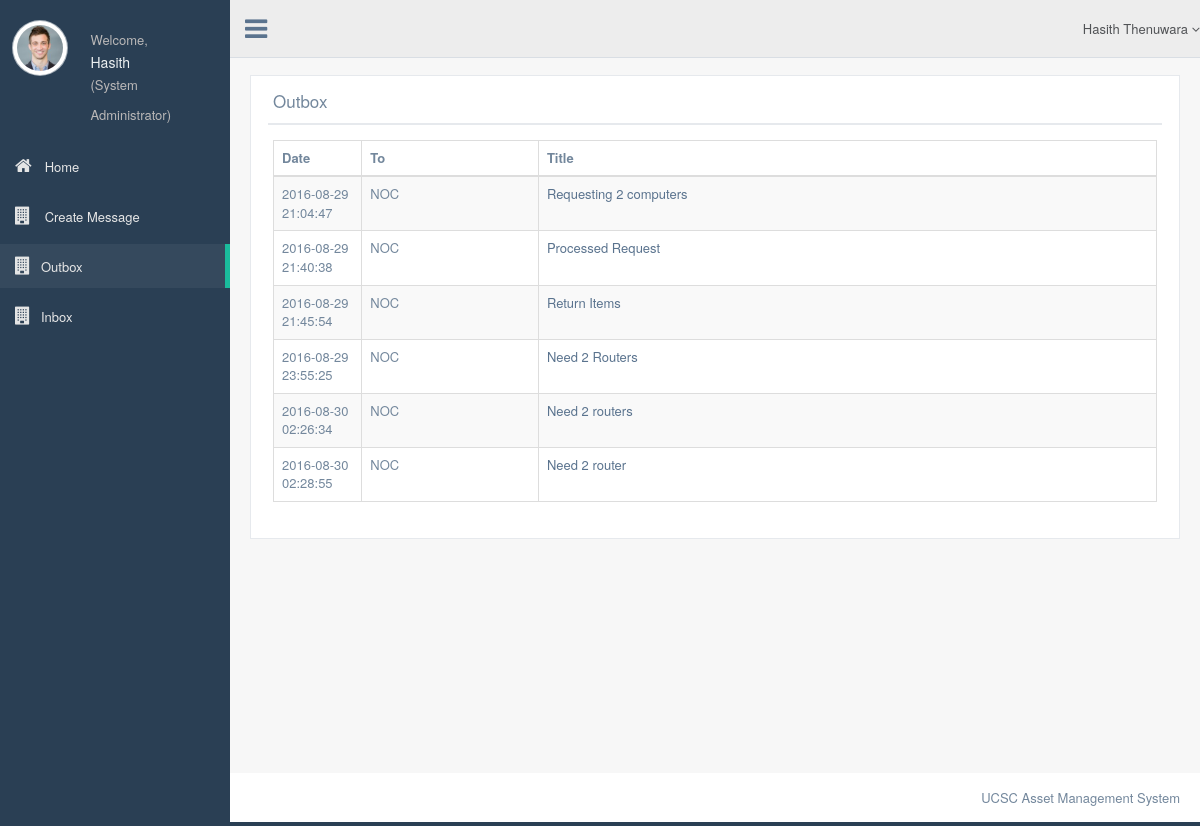
Page /outbox.php (signed in) on the committed database.
### tables this page shows
CREATE TABLE `message` (
  `Message_id` int(11) NOT NULL,
  `From_Division` varchar(4) NOT NULL,
  `To_Division` varchar(4) NOT NULL,
  `Title` varchar(100) NOT NULL,
  `Message` text NOT NULL,
  `Date_Time` datetime NOT NULL DEFAULT CURRENT_TIMESTAMP,
  `Message_read` tinyint(4) DEFAULT '0'
);

### server_access.php (called while the page is built, shortened)
<?php
class dbConnect
{
    private static $instance = NULL;
    private function __construct(){
        $this->dbh=new mysqli(DB_HOST, DB_USER, DB_PASSWORD, DB_DATABASE);
        return $this->dbh;
    }
    public static function connect(){
        if (self::$instance == NULL){
            self::$instance = new dbConnect();
        }
        return self::$instance;
    }
}

### function.php (called while the page is built, shortened)
<?php
include "server_access.php";
class FAssetClerk{
    private $db = NULL;
    function __construct(){
        $this->db = dbConnect::connect();
    }
   function retrieve_user_level_name($user_level){
       $level_array = array('asset_clerk' => "Asset Clerk", 'dp_registrar'=>'Deputy Registrar', 'div_asset_clerk' => "Divisional Asset Clerk", "bursar" => "Bursar", "system_admin" => "System Administrator", "temp_user" => "Temporary User");
       $level = $level_array[$user_level];
       return $level;
   }
   function get_outbox($div){
       $que = "SELECT * FROM message WHERE From_Division='$div'";
       $res= $this->db->dbh->query($que);
       return $res;
   }
}

### outbox.php (the view, shortened to what this page needs)
<?php
include "./function.php";
$log = new FAssetClerk();
$user_details = $_SESSION['user_details']; $level = $log->retrieve_user_level_name($user_details['user_level']);
$first_name = $user_details['first_name'];
$last_name = $user_details['last_name'];
$division = $user_details['division'];
$messages = $log->get_outbox($division);
?>
<!DOCTYPE html>
<html lang="en">
<head>
    <link href="css/bootstrap.min.css" rel="stylesheet">
    <link href="fonts/css/font-awesome.min.css" rel="stylesheet">
    <link href="css/animate.min.css" rel="stylesheet">
    <link href="css/custom.css" rel="stylesheet">
    <link href="css/icheck/flat/green.css" rel="stylesheet">
    <link href="js/datatables/jquery.dataTables.min.css" rel="stylesheet" type="text/css" />
    <link href="js/datatables/buttons.bootstrap.min.css" rel="stylesheet" type="text/css" />
    <link href="js/datatables/fixedHeader.bootstrap.min.css" rel="stylesheet" type="text/css" />
    <link href="js/datatables/responsive.bootstrap.min.css" rel="stylesheet" type="text/css" />
    <link href="js/datatables/scroller.bootstrap.min.css" rel="stylesheet" type="text/css" />
</head>
<body class="nav-md">
<div class="container body">
<div class="main_container">
<div class="col-md-3 left_col">
    <div class="left_col scroll-view">
        <div class="profile">
            <div class="profile_pic">
                <img src="images/img.jpg" alt="..." class="img-circle profile_img">
            </div>
            <div class="profile_info">
                <span>Welcome,</span>
                <h2><?php echo $first_name;?></h2>               <span>(<?php echo $level;?>)</span>
            </div>
        </div>
        <br />
        <div id="sidebar-menu" class="main_menu_side hidden-print main_menu">
            <div class="menu_section">
                <ul class="nav side-menu">
                    <br><br><br><br><br><br>
                    <li><a href="diviassetclerk.php"><i class="fa fa-home"></i> Home </span></a></li>
                    <li><a href="compose.php"><i class="fa fa-building"></i> Create Message</span></a></li>
                    <li><a href="outbox.php"><i class="fa fa-building"></i>Outbox </span></a></li>
                    <li><a href="inbox.php"><i class="fa fa-building"></i>Inbox </span></a></li>
                </ul>
            </div>
        </div>
    </div>
</div>
<div class="top_nav">
    <div class="nav_menu">
        <nav class="" role="navigation">
            <div class="nav toggle">
                <a id="menu_toggle"><i class="fa fa-bars"></i></a>
            </div>
            <ul class="nav navbar-nav navbar-right">
                <li class="">
                    <a href="javascript:;" class="user-profile dropdown-toggle" data-toggle="dropdown" aria-expanded="false">
                        <?php echo "$first_name $last_name";?>
                        <span class=" fa fa-angle-down"></span>
                    </a>
                </li>
            </ul>
        </nav>
    </div>
</div>
<div class="right_col" role="main">
    <div class="">
        <div class="page-title">
        </div>
        <div class="row">
            <div class="col-md-12 col-sm-12 col-xs-12">
                <div class="x_panel">
                    <div class="x_title">
                        <h2>Outbox</h2>
                        <div class="clearfix"></div>
                    </div>
                    <div class="x_content">
                        <table class="table table-striped table-bordered">
                            <col width="10%">
                            <col width="20%">
                            <col width="70%">
                            <thead>
                            <th>Date</th>
                            <th>To</th>
                            <th>Title</th>
                            </thead>
                            <tbody>
                                <?php
                                    while ($row = $messages->fetch_assoc()){
                                        echo "<tr><td>".$row['Date_Time']."</td><td>".$row['To_Division']."</td><td><a href='read_message.php?i=".$row['Message_id']."'>".$row['Title']."</a></td></tr>";
                                    }
                                ?>
                            </tbody>
                        </table>
                    </div>
                </div>
                </div>
            </div>
        </div>
        <div id="custom_notifications" class="custom-notifications dsp_none">
            <div class="clearfix"></div>
        </div>
</div></div>
        <footer>
            <div class="pull-right">
                UCSC Asset Management System
            </div>
            <div class="clearfix"></div>
        </footer>
</body>
</html>

### rows in the picture
message: Date_Time "2016-08-29 21:04:47", To_Division "NOC", Title "Requesting 2 computers"
message: Date_Time "2016-08-29 21:40:38", To_Division "NOC", Title "Processed Request"
message: Date_Time "2016-08-29 21:45:54", To_Division "NOC", Title "Return Items"
message: Date_Time "2016-08-29 23:55:25", To_Division "NOC", Title "Need 2 Routers"
message: Date_Time "2016-08-30 02:26:34", To_Division "NOC", Title "Need 2 routers"
message: Date_Time "2016-08-30 02:28:55", To_Division "NOC", Title "Need 2 router"

### other values in the picture
$first_name "Hasith"
$level "System Administrator"
$last_name "Thenuwara"
